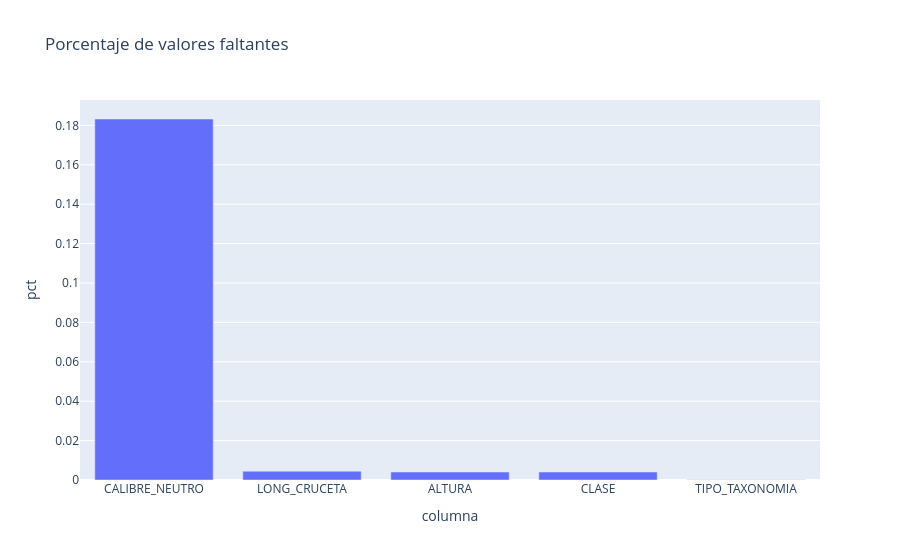

Notebook code for this chart:
### Code cell
# -----------------------------------------------------------
# Mapa de valores faltantes priorizando imputaciones
# -----------------------------------------------------------
missing_report = (
    df.isna()
    .sum()
    .to_frame(name='nulos')
    .assign(pct=lambda x: x['nulos'] / len(df))
    .sort_values(by='pct', ascending=False)
)
missing_report = missing_report[missing_report['nulos'] > 0]

if missing_report.empty:
    print('No se detectaron nulos.')
else:
    display(missing_report)
    px.bar(
        missing_report.reset_index().rename(columns={'index': 'columna'}),
        x='columna',
        y='pct',
        title='Porcentaje de valores faltantes',
    ).show()

### Figure 1 — Plotly figure (JSON) as saved in the notebook; plotly's stock layout.template omitted (floating-point values rounded to 4 significant figures)
{"data": [{"hovertemplate": "columna=%{x}<br>pct=%{y}<extra></extra>", "legendgroup": "", "marker": {"color": "#636efa", "pattern": {"shape": ""}}, "name": "", "orientation": "v", "showlegend": false, "textposition": "auto", "type": "bar", "x": ["CALIBRE_NEUTRO", "LONG_CRUCETA", "ALTURA", "CLASE", "TIPO_TAXONOMIA"], "xaxis": "x", "y": [0.1832, 0.004471, 0.004045, 0.004045, 0.0001148], "yaxis": "y"}], "layout": {"barmode": "relative", "legend": {"tracegroupgap": 0}, "title": {"text": "Porcentaje de valores faltantes"}, "xaxis": {"anchor": "y", "domain": [0, 1], "title": {"text": "columna"}}, "yaxis": {"anchor": "x", "domain": [0, 1], "title": {"text": "pct"}}}}
